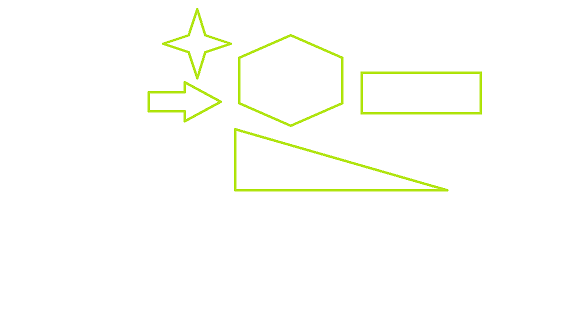
#> input picture images/corner1.png, 576 x 324 px, found by its file name
$ python image3.py
#> lines starting #> are read from the running program, lines starting #| are printed output that depends on the picture; after the words box and inside, x2 and y2 are one past the last pixel; in counts of white or black regions, pixels touching at a corner belong together
import numpy as np
import cv2
from matplotlib import pyplot as plt


# read the image
img = cv2.imread('corner1.png')
#> img is the input picture: shape (324, 576, 3); mean B, G, R 250.1, 254.4, 253.4

# convert image to gray scale image
gray = cv2.cvtColor(img, cv2.COLOR_BGR2GRAY)
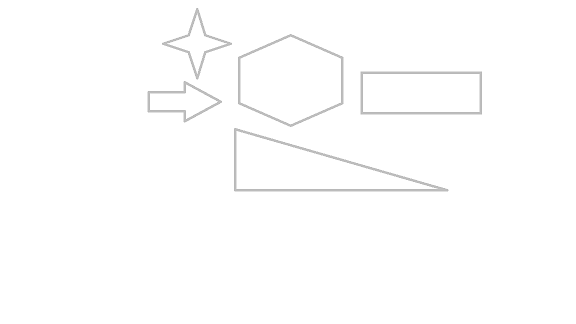
#> gray: shape (324, 576); min 179, max 255, mean 253.6

# detect corners with the goodFeaturesToTrack function.
corners = cv2.goodFeaturesToTrack(gray, 27, 0.01, 10)
#> corners = 27 rows, first 8: [231, 43], [162, 43], [197, 8], [221, 101], [197, 78], [447, 190], [184, 121], [184, 81]
corners = np.int0(corners)

# we iterate through each corner,
# making a circle at each point that we think is a corner.
for i in corners:
    x, y = i.ravel()
    cv2.circle(img, (x, y), 3, 255, -1)
#> this loop made 27 passes
#> (x, y) on passes 1 to 12: (231, 43), (162, 43), (197, 8), (221, 101), (197, 78), (447, 190), (184, 121), (184, 81), (363, 111), (150, 109), (363, 74), (237, 132)
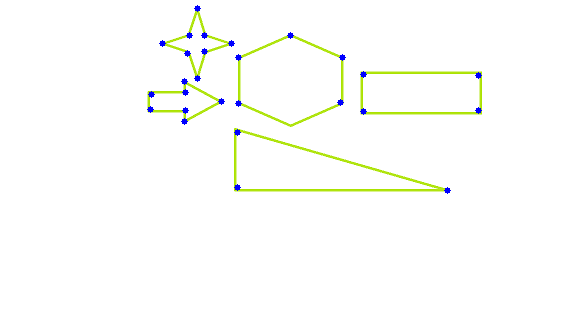
#> img: shape (324, 576, 3); 0.42% of pixels changed, all inside (x1, y1, x2, y2) = (147, 5, 482, 194)

plt.imshow(img), plt.show()

$ run again, with images/img_screen.png copied over images/corner1.png
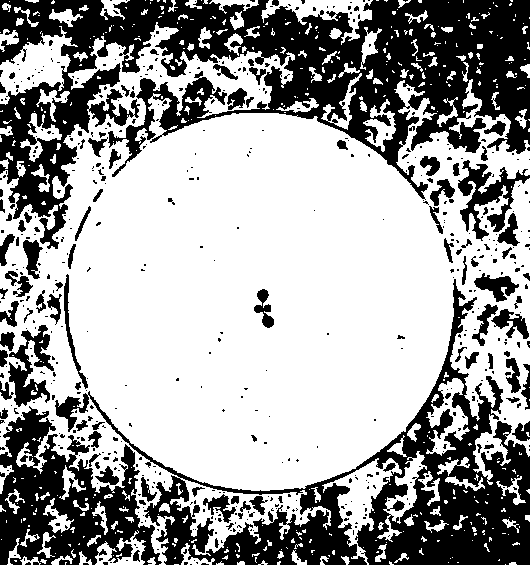
#> input picture images/img_screen.png, 530 x 565 px, found by its file name
#> img is the input picture: shape (565, 530, 3); 63.1% white; 589 black regions (484 under 20 px), largest, box (x1, y1, x2, y2) and area: (0, 0, 530, 249) 51826, (55, 279, 530, 565) 29107, (0, 406, 162, 565) 12714
#> corners = 27 rows, first 8: [96, 523], [293, 510], [377, 473], [297, 460], [74, 431], [223, 410], [2, 231], [17, 86]
#> the loop `for i in corners:` made 27 passes
#> after the loop `for i in corners:`:
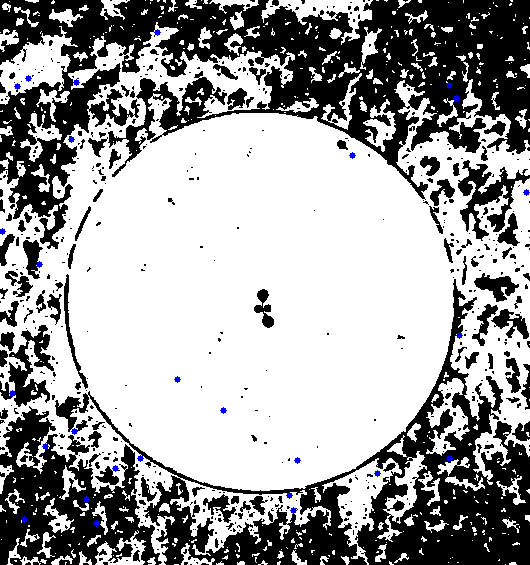
#> img: shape (565, 530, 3); 0.26% of pixels changed, all inside (x1, y1, x2, y2) = (0, 29, 530, 527)

$ run again, with images/img_screensho.png copied over images/corner1.png
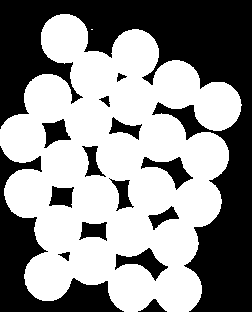
#> input picture images/img_screensho.png, 252 x 312 px, found by its file name
#> img is the input picture: shape (312, 252, 3); 55.9% white; 15 black regions, largest, box (x1, y1, x2, y2) and area: (0, 0, 252, 312) 24925, (0, 146, 124, 312) 5653, (115, 248, 168, 281) 657
#> corners = 27 rows, first 8: [113, 118], [167, 266], [68, 260], [116, 254], [194, 227], [106, 222], [178, 218], [36, 217]
#> the loop `for i in corners:` made 27 passes
#> after the loop `for i in corners:`:
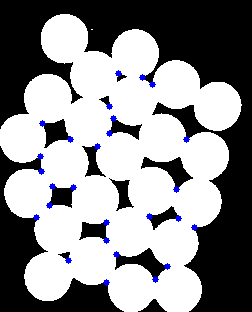
#> img: shape (312, 252, 3); 1% of pixels changed, all inside (x1, y1, x2, y2) = (33, 70, 198, 286)
